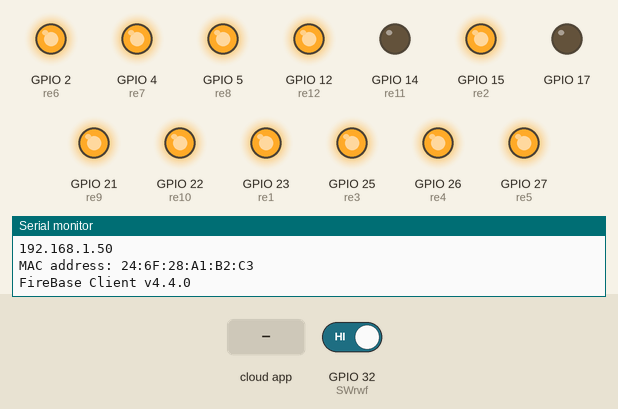
A sketch run on a simulated ESP32. Shown: output pins drawn as LEDs (lit = HIGH), the last lines printed to the serial monitor. Inputs (shaded band) come from the test bench; at power-on: GPIO 32 (SWrwf) HIGH. WiFi joins after 1.5 s; servers stay silent unless stated; network time is answered at once with the bench clock; the local clock reads 2024-03-15 10:24:30 at power-on unless the sketch sets it; random numbers use the default seed unless the sketch sets one; the Firebase database answers and starts empty.

Above: at 3.7 s.
3.8 s: the phone or cloud app sets Autosystem to 1
6.2 s: the phone or cloud app sets quantityFT to 1
At 9.6 s:
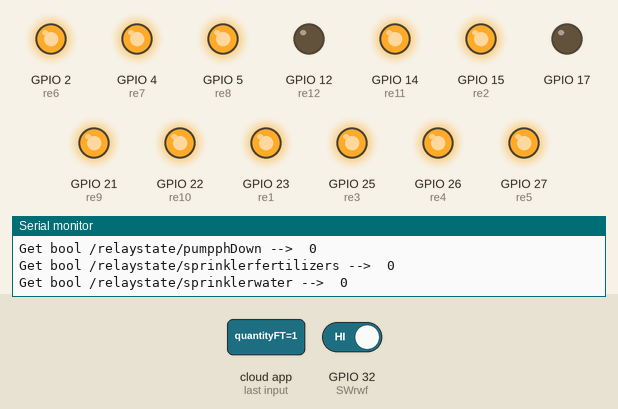
13.1 s: the phone or cloud app sets quantityMB to 1
At 17.5 s:
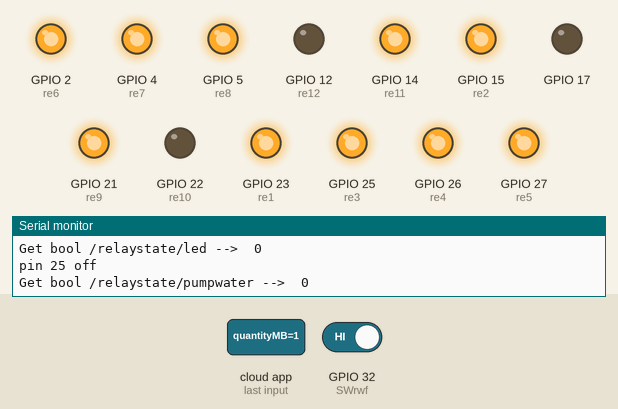
19.2 s: the phone or cloud app sets quantitysprinklerwater to 1
At 25.6 s:
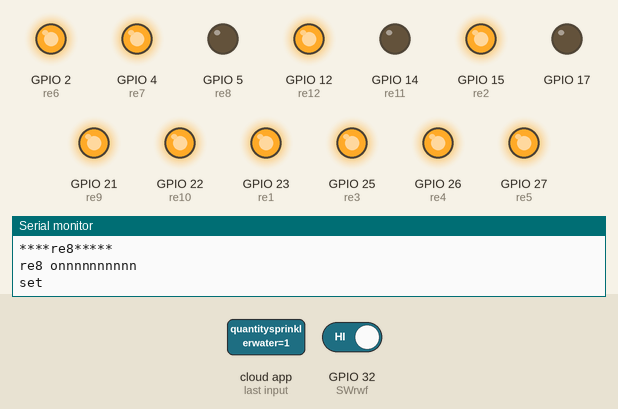
26.1 s: GPIO 32 (SWrwf) driven LOW
Timing chart, 0 to 29.1 s (numbered marks = the images above; inputs shaded):
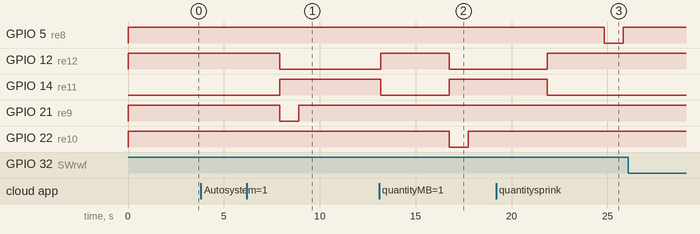

Measured:
- after the input at 6.2 s, GPIO 12 (re12): HIGH → LOW after 1.7 s; GPIO 14 (re11): LOW → HIGH after 1.7 s; GPIO 21 (re9): HIGH → LOW after 1.7 s, → HIGH 1.0 s later
- after the input at 13.1 s, GPIO 22 (re10): HIGH → LOW after 3.6 s, → HIGH 1.0 s later
- after the input at 19.2 s, GPIO 5 (re8): HIGH → LOW after 5.6 s, → HIGH 1.0 s later

The sketch:

board1-1.ino
```cpp
#include <WiFi.h>  //kkkjjjnnn
#include <FirebaseESP32.h>
#include <addons/TokenHelper.h>
#include <addons/RTDBHelper.h>
#include <WiFiManager.h>
#include <NTPClient.h>
#include <TimeLib.h>

#define API_KEY "AIzaSyDC4RoIxtD36gbhFYJeCGEPFXgqDbhk2Cw"
#define DATABASE_URL "https://test-esp32-14072-default-rtdb.firebaseio.com/"

// ตั้งค่าเวลา NTP เซิร์ฟเวอร์
WiFiUDP ntpUDP;
NTPClient timeClient(ntpUDP, "pool.ntp.org", 25200, 60000);  // 25200 วินาที เท่ากับ GMT+7
// ตัวแปรที่เก็บเวลาปัจจุบัน
String timeset;

WiFiManager wm;

FirebaseData fbdo;
FirebaseAuth auth;
FirebaseConfig config;

unsigned long previousMillis = 0;
const long interval = 3600000;  // 1 ชั่วโมง (3600000 มิลลิวินาที)
// const long interval = 60000;  // 1 นาที (60000 มิลลิวินาที)

#define SWrwf 32

#define re1 23  // pumpup
#define re2 15  // pump stirring
#define re3 25  // led
#define re4 26  // fan
#define re5 27  // pump water
#define re6 2   // valve
#define re7 4   // sprinkler FT
#define re8 5   // sprinkler water

#define re9 21   // q FT
#define re10 22  // q MB
#define re11 14  // pump ph up
#define re12 12  // pump ph down

//////////////////////////////////////////////////////////////
// ตัวแปรสำหรับเก็บค่าความชื้น อุณหภูมิ และค่า pH
float humidity = 50.0;     // ตัวอย่างค่าความชื้น
float temperature = 25.0;  // ตัวอย่างค่าอุณหภูมิ
float ph = 7.0;            // ตัวอย่างค่าพีเอช

float setph = 600;
int quantitysprinklerfertilizers, quantitysprinklerwater;
int quantityphup, quantityphdown, quantityFT, quantityMB;
TaskHandle_t re1TaskHandle = NULL;
TaskHandle_t re2TaskHandle = NULL;
TaskHandle_t re7TaskHandle = NULL;
TaskHandle_t re8TaskHandle = NULL;
TaskHandle_t re9TaskHandle = NULL;
TaskHandle_t re10TaskHandle = NULL;
bool re1Finished = 0;
bool re2Finished = 0;
bool re7Finished = 0;
bool re8Finished = 0;
bool re9Finished = 0;
bool re10Finished = 0;
bool reActive1 = false;
bool reActive2 = false;
bool reActive7 = false;
bool reActive8 = false;
bool reActive9 = false;
bool reActive10 = false;
/////////////////////////////////////////////////////////////

float h;
float t;
float pHValue;

bool microbial, fertilizers, pumpStirring, pumpUP;
bool fertilizersState, waterstatehigh, waterstatelow;

bool fan, re1state, re2state, re3state, re4state;
bool Autosystem, pumpwater, sprinklerfertilizers;
bool pumpphUP, pumpphDown, led, sprinklerwater, valve;

void connect() {
  wm.setClass("invert");
  wm.setConfigPortalTimeout(60);  // auto close configportal after n seconds
  if (wm.autoConnect("@hydroponic farm")) {
    Serial.println("");
    Serial.println("Connected already WiFi : ");
    Serial.println("IP Address : ");
    Serial.println(WiFi.localIP());
  } else {
    Serial.println("failed to connect");
    delay(1000);
    ESP.restart();
  }
}
void setup() {
  Serial.begin(115200);
  pinMode(SWrwf, INPUT_PULLUP);

  // กำหนดค่าขา GPIO 16 เป็นขา RX
  pinMode(16, INPUT);
  // กำหนดค่าขา GPIO 17 เป็นขา TX
  pinMode(17, OUTPUT);

  pinMode(re1, OUTPUT);
  pinMode(re2, OUTPUT);
  pinMode(re3, OUTPUT);
  pinMode(re4, OUTPUT);
  pinMode(re5, OUTPUT);
  pinMode(re6, OUTPUT);
  pinMode(re7, OUTPUT);
  pinMode(re8, OUTPUT);
  pinMode(re9, OUTPUT);
  pinMode(re10, OUTPUT);
  pinMode(re11, OUTPUT);
  pinMode(re12, OUTPUT);

  digitalWrite(re1, 1);
  digitalWrite(re2, 1);
  digitalWrite(re3, 1);
  digitalWrite(re4, 1);
  digitalWrite(re5, 1);
  digitalWrite(re6, 1);
  digitalWrite(re7, 1);
  digitalWrite(re8, 1);
  digitalWrite(re9, 1);
  digitalWrite(re10, 1);
  digitalWrite(re11, 0);
  digitalWrite(re12, 1);
  delay(10);

  connect();
  // ////// Configures static IP address//////////////////////////////
  // if (!WiFi.config(local_IP, gateway, subnet, primaryDNS)) {
  //   Serial.println("STA Failed to configure");
  // }
  // /////////////////////////////////////////////////////////////////

  // WiFi.begin(WIFI_SSID, WIFI_PASSWORD);
  // Serial.print("Connecting to Wi-Fi ;p");
  // while (WiFi.status() != WL_CONNECTED) {
  //   Serial.print(".");
  //   delay(100);
  // }
  //print localIP
  // Serial.println();
  // Serial.print("Connected with IP: ");
  // Serial.println(WiFi.localIP());
  // Serial.println();

  // Print ESP MAC Address
  Serial.print("MAC address: ");
  Serial.println(WiFi.macAddress());

  Serial.printf("FireBase Client v%s\n\n", FIREBASE_CLIENT_VERSION);

  config.api_key = API_KEY;
  config.database_url = DATABASE_URL;

  // เริ่ม NTPClient
  timeClient.begin();

  Firebase.begin(DATABASE_URL, API_KEY);
  Firebase.setDoubleDigits(5);

  Serial2.begin(115200);
  delay(1000);
}
void Wifi_Reset() {
  if (digitalRead(SWrwf) == LOW) {
    Serial.println("Wifi Reset? watting 5S..");
    delay(5000);
    if (digitalRead(SWrwf) == LOW) {
      delay(10);
      Serial.println("wifi Reset Setting ..OK");
      wm.resetSettings();
      ESP.restart();
    }
  }
}
void re1quantity(void *arg) {
  Serial.println("****re1*****");
  int Setrelay;
  reActive1 = true;
  while (true) {
    if (quantityphup != 0) {
      Setrelay = quantityphup * 1000;
      digitalWrite(re1, LOW);
      digitalWrite(re11, 1);
      digitalWrite(re12, 0);
      Serial.println("re1 onnnnnnnnnn");
      vTaskDelay(Setrelay / portTICK_PERIOD_MS);
      digitalWrite(re1, HIGH);
      Serial.println("re1 offffffffff");
      // Serial.print("setph = ");
      // Serial.println(setph);
      setph = setph + 50;
      // Serial.print("setph = ");
      // Serial.println(setph);
      quantityphup = 0;
      re1Finished = true;
      reActive1 = false;
    }
    vTaskDelay(portMAX_DELAY);
  }
}
void re2quantity(void *arg) {
  Serial.println("****re2*****");
  int Setrelay;
  reActive2 = true;
  while (true) {
    if (quantityphdown != 0) {
      Setrelay = quantityphdown * 1000;
      digitalWrite(re2, LOW);
      digitalWrite(re11, 1);
      digitalWrite(re12, 0);
      Serial.println("re2 onnnnnnnnnn");
      vTaskDelay(Setrelay / portTICK_PERIOD_MS);
      digitalWrite(re2, HIGH);
      Serial.println("re2 offfffff");
      // Serial.print("setph = ");
      // Serial.println(setph);
      setph = setph - 50;
      // Serial.print("setph = ");
      // Serial.println(setph);

      quantityphdown = 0;
      re2Finished = true;
      reActive2 = false;
    }
    vTaskDelay(portMAX_DELAY);
  }
}
void re7quantity(void *arg) {
  Serial.println("****re7*****");
  int Setrelay;
  reActive7 = true;
  while (true) {
    if (quantitysprinklerfertilizers != 0) {
      Setrelay = quantitysprinklerfertilizers * 1000;
      digitalWrite(re7, LOW);
      Serial.println("re7 onnnnnnnnnn");
      vTaskDelay(Setrelay / portTICK_PERIOD_MS);
      digitalWrite(re7, HIGH);
      Serial.println("re7 offffffff");

      quantitysprinklerfertilizers = 0;
      re7Finished = true;
      reActive7 = false;
    }
    vTaskDelay(portMAX_DELAY);  // Wait for new tasks
  }
}
void re8quantity(void *arg) {
  Serial.println("****re8*****");
  int Setrelay;
  reActive8 = true;

  while (true) {
    if (quantitysprinklerwater != 0) {
      Setrelay = quantitysprinklerwater * 1000;
      digitalWrite(re8, LOW);

      Serial.println("re8 onnnnnnnnnn");
      vTaskDelay(Setrelay / portTICK_PERIOD_MS);
      digitalWrite(re8, HIGH);
      Serial.println("re8 offfffffff");

      quantitysprinklerwater = 0;
      re8Finished = true;
      reActive8 = false;
    }
    vTaskDelay(portMAX_DELAY);  // Wait for new tasks
  }
}
void re9quantity(void *arg) {
  Serial.println("****re9*****");
  int Setrelay;
  reActive9 = true;

  while (true) {
    if (quantityFT != 0) {
      Setrelay = quantityFT * 1000;
      digitalWrite(re9, LOW);
      digitalWrite(re11, 1);
      digitalWrite(re12, 0);
      Serial.println("re9 onnnnnnnnnn");
      vTaskDelay(Setrelay / portTICK_PERIOD_MS);
      digitalWrite(re9, HIGH);
      Serial.println("re9 offffffffff");

      quantityFT = 0;
      re9Finished = true;
      reActive9 = false;
    }
    vTaskDelay(portMAX_DELAY);  // ใช้ portMAX_DELAY เพื่อป้องกันการหน่วงเวลาที่ไม่จำเป็น
  }
}
void re10quantity(void *arg) {
  Serial.println("****re10*****");
  int Setrelay;
  reActive10 = true;

  while (true) {
    if (quantityMB != 0) {
      Setrelay = quantityMB * 1000;
      digitalWrite(re10, LOW);
      digitalWrite(re11, 1);
      digitalWrite(re12, 0);
      Serial.println("re10 onnnnnnnnnn");
      vTaskDelay(Setrelay / portTICK_PERIOD_MS);
      digitalWrite(re10, HIGH);
      Serial.println("re10 offfffffff");

      quantityMB = 0;
      re10Finished = true;
      reActive10 = false;
    }
    vTaskDelay(portMAX_DELAY);  // Wait for new tasks
  }
}

void NFRE(bool state, int relay) {
  if (state == false) {
    digitalWrite(relay, HIGH);
    Serial.println("pin " + String(relay) + " off");
  } else if (state == true) {
    digitalWrite(relay, LOW);
    Serial.println("pin " + String(relay) + " on");
  } else {
    digitalWrite(relay, HIGH);
    Serial.println("network error");
  }
}

void serialEvent() {
  Serial2.println("T");
}

int split(String data, char separator, String *output, int outputSize) {
  int count = 0;
  int pos = 0;

  while ((pos = data.indexOf(separator, pos)) != -1) {
    if (count < outputSize) {
      output[count++] = data.substring(0, pos);
    }
    data = data.substring(pos + 1);
    pos = 0;
  }

  // เพิ่มข้อมูลส่วนท้ายของข้อมูลลงในอาร์เรย์ผลลัพธ์
  if (count < outputSize) {
    output[count++] = data;
  }

  return count;
}

bool getBoolFromFirebase(FirebaseData &fbdo, const char *path, bool &variable) {
  if (Firebase.getBool(fbdo, path)) {
    Serial.printf("Get bool %s -->  %s\n", path, String(fbdo.to<bool>()).c_str());
    variable = fbdo.to<bool>();
  } else {
    Serial.printf("Failed to get bool %s. Setting to false. Error: %s\n", path, fbdo.errorReason().c_str());
    variable = false;
  }
  delay(1);
  return variable;
}
bool getFloatFromFirebase(FirebaseData &fbdo, const char *path, float &variable) {
  if (Firebase.getFloat(fbdo, path)) {
    Serial.printf("Get float %s -->  %.2f\n", path, fbdo.to<float>());
    variable = fbdo.to<float>();
  } else {
    Serial.printf("Failed to get float %s. Setting to 0.0. Error: %s\n", path, fbdo.errorReason().c_str());
    variable = 0.0;
  }
  delay(1);
  return variable;
}
void setFloatToFirebase(FirebaseData &fbdo, const char *path, float value) {
  if (fbdo.httpConnected()) {
    Firebase.setFloat(fbdo, path, value);
    Serial.println("set");
    delay(1);
  } else {
    Serial.println("Not connected to Firebase. Skipping setFloat operation.");
  }
}
void setBoolToFirebase(FirebaseData &fbdo, const char *path, bool value) {
  if (fbdo.httpConnected()) {
    Firebase.setBool(fbdo, path, value);
    Serial.println("set");
    delay(1);
  } else {
    Serial.println("Not connected to Firebase. Skipping setBool operation.");
  }
}

void loop() {

  while (WiFi.status() != WL_CONNECTED) {
    connect();
  }
  timeClient.update();

  // รับค่าเวลาแบบ epoch
  unsigned long epochTime = timeClient.getEpochTime();

  // ตั้งค่าเวลาในไลบรารี TimeLib
  setTime(epochTime);

  // จัดรูปแบบวันที่และเวลาเป็นสตริง
  timeset = String(year()) + "-" + String(month()) + "-" + String(day()) + " " + String(hour()) + ":" + String(minute()) + ":" + String(second());

  // ตรวจสอบเวลาปัจจุบัน
  unsigned long currentMillis = millis();

  Wifi_Reset();
  ////////เช็คค่า ph ///////
  // Serial.print("setph = ");
  // Serial.println(setph);
  ///////รับค่าจากเซนเซอร์///////////////
  serialEvent();
  // รับข้อมูล
  String data = Serial2.readStringUntil('\n');

  // แยกข้อมูล
  String values[5];                             // ประกาศอาร์เรย์เพื่อเก็บค่าที่แยก
  int numValues = split(data, '|', values, 5);  // ใช้ฟังก์ชันแยกเพื่อเติมอาร์เรย์

  // ตรวจสอบค่าที่รับมา
  if (numValues == 5) {  // ตรวจสอบว่าได้รับค่าทั้งหมดหรือไม่
    // fertilizersState = values[0].equals("1");
    // waterstatehigh, waterstatelow
    waterstatehigh = values[0].equals("1");
    waterstatelow = values[1].equals("1");
    h = values[2].toFloat();
    if (isnan(h)) {
      h = random(62, 65);
    }
    t = values[3].toFloat();
    if (isnan(t)) {
      t = (random(2800, 3100) / 100);
    }
    pHValue = values[4].toFloat();
    if (pHValue > (setph + 30) || pHValue < setph) {
      pHValue = (random(setph, (setph + 30)) / 100.0);
    }
    // แสดงข้อมูล
    Serial.print("Water State High: ");
    if (waterstatehigh) {
      Serial.println("true");
    } else {
      Serial.println("false");
    }
    Serial.print("Water State Low: ");
    if (waterstatelow) {
      Serial.println("true");
    } else {
      Serial.println("false");
    }
    Serial.print("Humidity: ");
    Serial.println(h);
    Serial.print("Temperature: ");
    Serial.println(t);
    Serial.print("pH Value: ");
    Serial.println(pHValue);
    Serial.println("");
    Serial.println("----------------------------------");
    Serial2.flush();  // ลบข้อมูลที่อ่านมาทั้งหมด กันข้อมูลแถวยาวววว
  }
  ///////////////////////////////////
  if (Firebase.ready()) {

    if (currentMillis - previousMillis >= interval) {
      previousMillis = currentMillis;
      humidity = h;     // ตัวอย่างค่าความชื้น
      temperature = t;  // ตัวอย่างค่าอุณหภูมิ
      ph = pHValue;
      // สร้าง JSON object
      FirebaseJson json;
      json.set("timestamp", timeset);
      json.set("humidity", humidity);
      json.set("temperature", temperature);
      json.set("ph", ph);

      // ส่งข้อมูลไปยัง Firebase
      if (Firebase.pushJSON(fbdo, "/logSensor", json)) {
        Serial.println("Data sent to Firebase successfully");
      } else {
        Serial.println("Failed to send data to Firebase");
        Serial.println(fbdo.errorReason());
      }

      // แสดงผลข้อมูล
      Serial.print("Current Date and Time: ");
      Serial.println(timeset);
      Serial.print("Humidity: ");
      Serial.println(humidity);
      Serial.print("Temperature: ");
      Serial.println(temperature);
      Serial.print("pH: ");
      Serial.println(ph);
    }
    Autosystem = Firebase.getBool(fbdo, "/Autosystem");
    Autosystem = fbdo.to<bool>();

    if (Autosystem == true) {
      //เอาไว้กันไม่ให้ set ค่าตอนเครืองรี == 0
      if (t == 0 && h == 0 && pHValue == 0) {
        getBoolFromFirebase(fbdo, "/waterstatehigh", waterstatehigh);
        getBoolFromFirebase(fbdo, "/waterstatelow", waterstatelow);
        getFloatFromFirebase(fbdo, "/Temperature", t);
        getFloatFromFirebase(fbdo, "/Humidity", h);
        getFloatFromFirebase(fbdo, "/pHValue", pHValue);
      }
      ////////////////////////////////เขียนข้อมูลเซนเซอร์ลงfirebase////////////////
      setFloatToFirebase(fbdo, "/pHValue", pHValue);
      setFloatToFirebase(fbdo, "/Humidity", h);  // Percentage value
      setFloatToFirebase(fbdo, "/Temperature", t);
      // setBoolToFirebase(fbdo, "/fertilizersstate", fertilizersState);
      setBoolToFirebase(fbdo, "/waterstatehigh", waterstatehigh);
      setBoolToFirebase(fbdo, "/waterstatelow", waterstatelow);
      /////////////////////////////////////////////////////////////////////////
      if (Firebase.getInt(fbdo, "/quantitysprinklerfertilizers")) {
        quantitysprinklerfertilizers = fbdo.to<int>();
        if (quantitysprinklerfertilizers != 0 && re7TaskHandle == NULL) {
          xTaskCreatePinnedToCore(re7quantity, "re7quantity", 1024, NULL, 1, &re7TaskHandle, 0);
        } else if (quantitysprinklerfertilizers == 0 && re7TaskHandle != NULL) {
          vTaskDelete(re7TaskHandle);
          re7TaskHandle = NULL;
        }
        if (re7Finished) {
          Firebase.setInt(fbdo, "/quantitysprinklerfertilizers", 0);
          re7Finished = false;
        }
      }
      if (Firebase.getInt(fbdo, "/quantitysprinklerwater")) {
        quantitysprinklerwater = fbdo.to<int>();
        if (quantitysprinklerwater != 0 && re8TaskHandle == NULL) {
          xTaskCreatePinnedToCore(re8quantity, "re8quantity", 1024, NULL, 1, &re8TaskHandle, 0);
        } else if (quantitysprinklerwater == 0 && re8TaskHandle != NULL) {
          vTaskDelete(re8TaskHandle);
          re8TaskHandle = NULL;
        }
        if (re8Finished) {
          Firebase.setInt(fbdo, "/quantitysprinklerwater", 0);
          re8Finished = false;
        }
      }
      if (Firebase.getInt(fbdo, "/quantityFT")) {
        quantityFT = fbdo.to<int>();
        if (quantityFT != 0 && re9TaskHandle == NULL) {
          xTaskCreatePinnedToCore(re9quantity, "re9quantity", 1024, NULL, 1, &re9TaskHandle, 0);
        } else if (quantityFT == 0 && re9TaskHandle != NULL) {
          vTaskDelete(re9TaskHandle);
          re9TaskHandle = NULL;
        }
        if (re9Finished) {
          Firebase.setInt(fbdo, "/quantityFT", 0);
          setBoolToFirebase(fbdo, "/relaystate/fertilizers", 0);
          re9Finished = false;
        }
      }
      if (Firebase.getInt(fbdo, "/quantityMB")) {
        quantityMB = fbdo.to<int>();
        if (quantityMB != 0 && re10TaskHandle == NULL) {
          xTaskCreatePinnedToCore(re10quantity, "re10quantity", 1024, NULL, 1, &re10TaskHandle, 0);
        } else if (quantityMB == 0 && re10TaskHandle != NULL) {
          vTaskDelete(re10TaskHandle);
          re10TaskHandle = NULL;
        }
        if (re10Finished) {
          Firebase.setInt(fbdo, "/quantityMB", 0);
          setBoolToFirebase(fbdo, "/relaystate/microbial", 0);
          re10Finished = false;
        }
      }
      if (Firebase.getInt(fbdo, "/quantityphup")) {
        quantityphup = fbdo.to<int>();
        if (quantityphup != 0 && re1TaskHandle == NULL) {
          xTaskCreatePinnedToCore(re1quantity, "re1quantity", 1024, NULL, 1, &re1TaskHandle, 0);
        } else if (quantityphup == 0 && re1TaskHandle != NULL) {
          vTaskDelete(re1TaskHandle);
          re1TaskHandle = NULL;
        }
        if (re1Finished) {
          Firebase.setInt(fbdo, "/quantityphup", 0);
          setBoolToFirebase(fbdo, "/relaystate/pumpphUP", 0);
          re1Finished = false;
        }
      }
      if (Firebase.getInt(fbdo, "/quantityphdown")) {
        quantityphdown = fbdo.to<int>();
        if (quantityphdown != 0 && re2TaskHandle == NULL) {
          xTaskCreatePinnedToCore(re2quantity, "re2quantity", 1024, NULL, 1, &re2TaskHandle, 0);
        } else if (quantityphdown == 0 && re2TaskHandle != NULL) {
          vTaskDelete(re2TaskHandle);
          re2TaskHandle = NULL;
        }
        if (re2Finished) {
          Firebase.setInt(fbdo, "/quantityphdown", 0);
          setBoolToFirebase(fbdo, "/relaystate/pumpphDown", 0);
          re2Finished = false;
        }
      }
      getBoolFromFirebase(fbdo, "/relaystate/valve", valve);
      NFRE(valve, re6);
      getBoolFromFirebase(fbdo, "/relaystate/led", led);
      NFRE(led, re3);
      getBoolFromFirebase(fbdo, "/relaystate/pumpwater", pumpwater);
      NFRE(pumpwater, re5);
      getBoolFromFirebase(fbdo, "/relaystate/fan", fan);
      NFRE(fan, re4);
      getBoolFromFirebase(fbdo, "/relaystate/pumpphUP", pumpphUP);
      getBoolFromFirebase(fbdo, "/relaystate/pumpphDown", pumpphDown);
      getBoolFromFirebase(fbdo, "/relaystate/sprinklerfertilizers", sprinklerfertilizers);
      getBoolFromFirebase(fbdo, "/relaystate/sprinklerwater", sprinklerwater);
      getBoolFromFirebase(fbdo, "/relaystate/fertilizers", fertilizers);
      getBoolFromFirebase(fbdo, "/relaystate/microbial", microbial);
      getBoolFromFirebase(fbdo, "/relaystate/pumpStirring", pumpStirring);
      getBoolFromFirebase(fbdo, "/relaystate/pumpUP", pumpUP);
      Serial.println("+++++++++++++++++++++++++++");

      // NFRE(led, re3);
      // delay(10);

      // NFRE(fan, re4);
      // delay(10);

      // NFRE(pumpwater, re5);
      // delay(10);

      // NFRE(valve, re6);
      // delay(10);

      // Serial.println("-------------------------------");

      if (!reActive1) {
        NFRE(pumpphUP, re1);
        delay(500);
      }
      if (!reActive2) {
        NFRE(pumpphDown, re2);
        delay(500);
      }
      if (!reActive7) {
        NFRE(sprinklerfertilizers, re7);
        delay(500);
      }
      if (!reActive8) {
        NFRE(sprinklerwater, re8);
        delay(500);
      }
      if (!reActive9) {
        NFRE(fertilizers, re9);
        delay(500);
      }
      if (!reActive10) {
        NFRE(microbial, re10);
        delay(500);
      }
      // NFRE(pumpUP, re11);
      // delay(10);

      // NFRE(pumpStirring, re12);
      // delay(10);

      if (microbial || fertilizers || pumpphUP || pumpphDown) {
        digitalWrite(re11, 1);
        digitalWrite(re12, 0);
      }

      if (!reActive1 && !reActive2 && !reActive9 && !reActive10 && !microbial && !fertilizers && !pumpphUP && !pumpphDown) {
        digitalWrite(re11, 0);
        digitalWrite(re12, 1);
      }
      Serial.println("----------------------------------------------------");
      Serial.println();
    } else {  //ถ้าเน็ตหลุดให้ทำการอะไร
      // connect();
      Serial.println("manual mode");
      delay(1000);

      NFRE(valve, re6);
      delay(10);
      NFRE(led, re3);
      delay(10);
      NFRE(pumpwater, re5);
      delay(10);
      NFRE(fan, re4);
      delay(10);
      if (!reActive1) {
        NFRE(pumpphUP, re1);
        delay(10);
      }
      if (!reActive2) {
        NFRE(pumpphDown, re2);
        delay(10);
      }
      if (!reActive7) {
        NFRE(sprinklerfertilizers, re7);
        delay(10);
      }
      if (!reActive8) {
        NFRE(sprinklerwater, re8);
        delay(10);
      }
      if (!reActive9) {
        NFRE(fertilizers, re9);
        delay(10);
      }
      if (!reActive10) {
        NFRE(microbial, re10);
        delay(10);
      }

      if (microbial || fertilizers || pumpphUP || pumpphDown) {
        digitalWrite(re11, 1);
        digitalWrite(re12, 0);
      }

      if (!reActive1 && !reActive2 && !reActive9 && !reActive10 && !microbial && !fertilizers && !pumpphUP && !pumpphDown) {
        digitalWrite(re11, 0);
        digitalWrite(re12, 1);
      }
      // ESP.restart();
    }
  }
}
```
